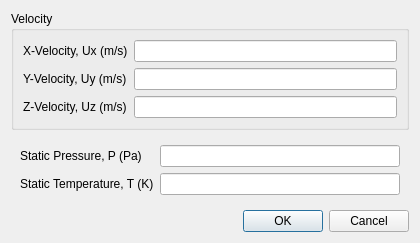
<?xml version="1.0" encoding="UTF-8"?>
<ui version="4.0">
 <class>SupersonicInletDialog</class>
 <widget class="QDialog" name="SupersonicInletDialog">
  <property name="geometry">
   <rect>
    <x>0</x>
    <y>0</y>
    <width>420</width>
    <height>236</height>
   </rect>
  </property>
  <property name="minimumSize">
   <size>
    <width>420</width>
    <height>0</height>
   </size>
  </property>
  <property name="windowTitle">
   <string>Supersonic Inflow Boundary Condition</string>
  </property>
  <layout class="QVBoxLayout" name="verticalLayout_2">
   <item>
    <widget class="QWidget" name="dialogContents" native="true">
     <layout class="QVBoxLayout" name="verticalLayout">
      <property name="leftMargin">
       <number>0</number>
      </property>
      <property name="topMargin">
       <number>0</number>
      </property>
      <property name="rightMargin">
       <number>0</number>
      </property>
      <property name="bottomMargin">
       <number>0</number>
      </property>
      <item>
       <widget class="QGroupBox" name="groupBox">
        <property name="title">
         <string>Velocity</string>
        </property>
        <layout class="QFormLayout" name="formLayout">
         <item row="0" column="0">
          <widget class="QLabel" name="label">
           <property name="text">
            <string>X-Velocity, Ux (m/s)</string>
           </property>
          </widget>
         </item>
         <item row="0" column="1">
          <widget class="QLineEdit" name="xVelocity">
           <property name="sizePolicy">
            <sizepolicy hsizetype="Expanding" vsizetype="Fixed">
             <horstretch>0</horstretch>
             <verstretch>0</verstretch>
            </sizepolicy>
           </property>
          </widget>
         </item>
         <item row="1" column="0">
          <widget class="QLabel" name="label_2">
           <property name="text">
            <string>Y-Velocity, Uy (m/s)</string>
           </property>
          </widget>
         </item>
         <item row="1" column="1">
          <widget class="QLineEdit" name="yVelocity">
           <property name="sizePolicy">
            <sizepolicy hsizetype="Expanding" vsizetype="Fixed">
             <horstretch>0</horstretch>
             <verstretch>0</verstretch>
            </sizepolicy>
           </property>
          </widget>
         </item>
         <item row="2" column="0">
          <widget class="QLabel" name="label_3">
           <property name="text">
            <string>Z-Velocity, Uz (m/s)</string>
           </property>
          </widget>
         </item>
         <item row="2" column="1">
          <widget class="QLineEdit" name="zVelocity">
           <property name="sizePolicy">
            <sizepolicy hsizetype="Expanding" vsizetype="Fixed">
             <horstretch>0</horstretch>
             <verstretch>0</verstretch>
            </sizepolicy>
           </property>
          </widget>
         </item>
        </layout>
       </widget>
      </item>
      <item>
       <widget class="QWidget" name="widget" native="true">
        <layout class="QFormLayout" name="formLayout_2">
         <item row="0" column="0">
          <widget class="QLabel" name="label_4">
           <property name="text">
            <string>Static Pressure, P (Pa)</string>
           </property>
          </widget>
         </item>
         <item row="0" column="1">
          <widget class="QLineEdit" name="staticPressure">
           <property name="sizePolicy">
            <sizepolicy hsizetype="Expanding" vsizetype="Fixed">
             <horstretch>0</horstretch>
             <verstretch>0</verstretch>
            </sizepolicy>
           </property>
          </widget>
         </item>
         <item row="1" column="0">
          <widget class="QLabel" name="label_5">
           <property name="text">
            <string>Static Temperature, T (K)</string>
           </property>
          </widget>
         </item>
         <item row="1" column="1">
          <widget class="QLineEdit" name="staticTemperature">
           <property name="sizePolicy">
            <sizepolicy hsizetype="Expanding" vsizetype="Fixed">
             <horstretch>0</horstretch>
             <verstretch>0</verstretch>
            </sizepolicy>
           </property>
          </widget>
         </item>
        </layout>
       </widget>
      </item>
     </layout>
    </widget>
   </item>
   <item>
    <widget class="QDialogButtonBox" name="buttonBox">
     <property name="orientation">
      <enum>Qt::Horizontal</enum>
     </property>
     <property name="standardButtons">
      <set>QDialogButtonBox::Cancel|QDialogButtonBox::Ok</set>
     </property>
    </widget>
   </item>
  </layout>
 </widget>
 <resources/>
 <connections>
  <connection>
   <sender>buttonBox</sender>
   <signal>accepted()</signal>
   <receiver>SupersonicInletDialog</receiver>
   <slot>accept()</slot>
   <hints>
    <hint type="sourcelabel">
     <x>248</x>
     <y>254</y>
    </hint>
    <hint type="destinationlabel">
     <x>157</x>
     <y>274</y>
    </hint>
   </hints>
  </connection>
  <connection>
   <sender>buttonBox</sender>
   <signal>rejected()</signal>
   <receiver>SupersonicInletDialog</receiver>
   <slot>reject()</slot>
   <hints>
    <hint type="sourcelabel">
     <x>316</x>
     <y>260</y>
    </hint>
    <hint type="destinationlabel">
     <x>286</x>
     <y>274</y>
    </hint>
   </hints>
  </connection>
 </connections>
</ui>
